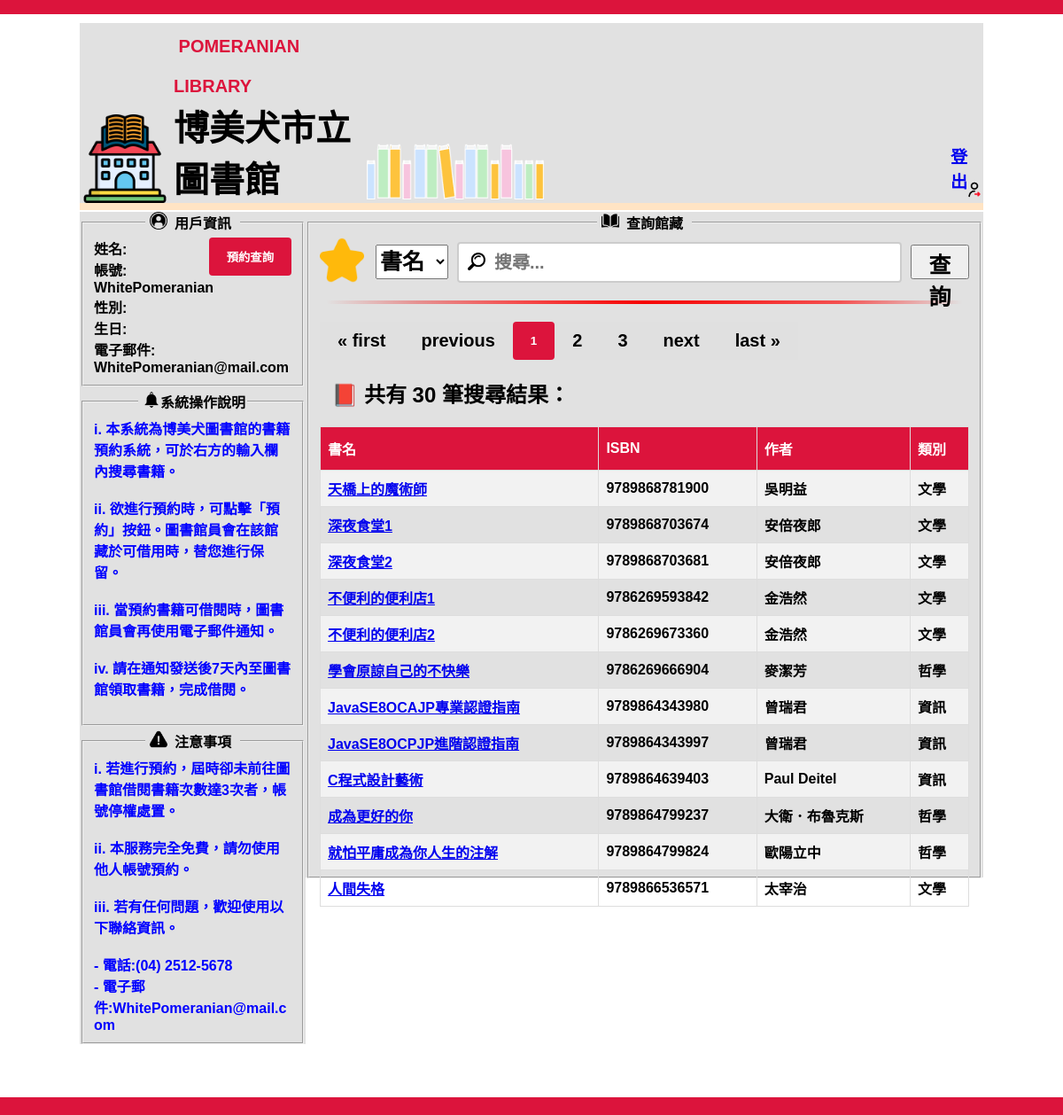
Screenshot of /homepage/ (signed in) with the database file from the repository.
### clients/models.py (models this page shows, shortened)
class Book(models.Model):
    STATUS_CHOICES = [
        ('available', '可預約'),
        ('unavailable', '不可預約'),
    ]
    bname = models.CharField(max_length=50, verbose_name='書名')
    ISBN = models.CharField(max_length=15, verbose_name='ISBN')
    author = models.CharField(max_length=20, verbose_name='作者')
    genre = models.CharField(max_length=10, verbose_name='類別')
    picture = models.ImageField(upload_to='books/',null=True, blank=True)
    status = models.CharField(max_length=20, choices=STATUS_CHOICES, default='available', verbose_name='狀態')

### clients/views.py (the view)
# urls.py: path('homepage/', views.homepage, name='homepage'),
def homepage(request):
    if not request.user.is_authenticated:
        return redirect('sign_in')
    search_type = request.GET.get('searchtype')
    search_query = request.GET.get('search')
    if search_type and search_query:
        if search_type.lower() == 'booktitle':
            search_results = Book.objects.filter(bname__icontains=search_query)
            cache.set('search_results', search_results, 6000)
        elif search_type.lower() == 'author':
            search_results = Book.objects.filter(author__icontains=search_query)
            cache.set('search_results', search_results, 6000)
        elif search_type == 'ISBN':
            search_results = Book.objects.filter(ISBN__icontains=search_query)
            cache.set('search_results', search_results, 6000)
        else:
            search_results = []
    else:
        search_results = cache.get('search_results')
        if search_results is None:
            search_results = Book.objects.all()
    user_profile_id = request.session.get('user_profile_id')
    try:
        user_profile = UserProfile.objects.get(id=user_profile_id)
    except UserProfile.DoesNotExist:
        user_profile = None
    search_results = search_results or []
    paginator = Paginator(search_results, 12)
    page_number = request.GET.get('page')
    page_obj = paginator.get_page(page_number)
    context = {
        'user_profile': user_profile,
        'results': page_obj,
    }
    return render(request, 'homepage.html', context)

### clients/templates/homepage.html (shortened to what this page needs)
<!DOCTYPE html>
<html lang="zh-TW">
<head>
    <link rel="stylesheet" href="/static/homepage.css">
</head>
<body>
    <div class="ceiling">
    </div>
    <div class="main">
        <div class="header">
            <a href="{% url 'homepage' %}"><img class="library" src="/static/library.png" width="100px"></a>
            <h1 class="h1"><span style="color: crimson;">&nbsp;POMERANIAN LIBRARY</span><br>博美犬市立圖書館</h1>
            <img class="bookshelf" src="/static/bookshelf.png" width="200px">
            <a class="a1" href="{% url 'sign_out' %}" role="button">登出<img class="logout" src="/static/logout.png"
                    width="20px"></a>
        </div>
        <hr class="relay">
        <div class="left_content">
            <fieldset>
                <legend><img class="login" src="/static/login.png" width="20px">&thinsp; 用戶資訊 &thinsp;</legend>
                <span>
                    <form action="{% url 'appointment' %}" method="get">
                        <button type="submit" class="appointment">預約查詢</button>
                    </form>
                    姓名: {{ user.last_name }}{{ user.first_name }} <br>
                    帳號: {{ user.username }} <br>
                    性別: {% if user_profile.gender == 'M' %}男{% elif user_profile.gender == 'F' %}女{% endif %} <br>
                    生日: {{ user_profile.birthday }} <br>
                    電子郵件: {{ user.email }}
                </span>
            </fieldset>
            <fieldset style="margin-top: 2%;">
                <legend><img class="notification" src="/static/notification.png" width="20px">系統操作說明</legend>
                <div style="color: blue; font-weight: 600;">
                    <span>
                        i. 本系統為博美犬圖書館的書籍預約系統，可於右方的輸入欄內搜尋書籍。<br><br>
                        ii. 欲進行預約時，可點擊「預約」按鈕。圖書館員會在該館藏於可借用時，替您進行保留。<br><br>
                        iii. 當預約書籍可借閱時，圖書館員會再使用電子郵件通知。<br><br>
                        iv. 請在通知發送後7天內至圖書館領取書籍，完成借閱。<br><br>
                    </span>
                </div>
            </fieldset>
            <fieldset style="margin-top: 2%;">
                <legend><img class="warning" src="/static/warning.png" width="20px">&thinsp; 注意事項 &thinsp;</legend>
                <div style="color: blue; font-weight: 600;">
                    <span>
                        i. 若進行預約，屆時卻未前往圖書館借閱書籍次數達3次者，帳號停權處置。<br><br>
                        ii. 本服務完全免費，請勿使用他人帳號預約。<br><br>
                        iii. 若有任何問題，歡迎使用以下聯絡資訊。<br><br>
                        - 電話:(04) 2512-5678<br>
                        - 電子郵件:WhitePomeranian@mail.c<br>om
                    </span>
                </div>
            </fieldset>
        </div>
        <div class="right_content">
            <fieldset class="searchtype">
                <legend><img class="open-book" src="/static/open-book.png" width="20px">&thinsp; 查詢館藏 &thinsp;</legend>
                <form action="" method="get">
                    <div class="searchtype">
                        <img class="star" src="/static/star.png" width="50px">
                        <select name="searchtype" class="searchtype">
                            <option value="booktitle" selected="selected">書名</option>
                        </select>
                        <input type="text" name="search" placeholder="搜尋..." autocomplete="off" class="searchtype">
                        <button type="submit" class="searchtype">查詢</button>
                    </div>
                </form>
                <hr class="searchtype">
                {% if results %}
                <div class="button-group">
                    {% if results.has_previous %}
                    <a href="?page=1"><button class="button">&laquo; first</button></a>
                    <a href="?page={{ results.previous_page_number }}"><button class="button">previous</button></a>
                    {% else %}
                    <a><button class="button">&laquo; first</button></a>
                    <a><button class="button">previous</button></a>
                    {% endif %}
                    {% for num in results.paginator.page_range %}
                    {% if num == results.number %}
                    <button type="button">{{ num }}</button>
                    {% else %}
                    <a href="?page={{ num }}"><button class="button">{{ num }}</button></a>
                    {% endif %}
                    {% endfor %}
                    {% if results.has_next %}
                    <a href="?page={{ results.next_page_number }}"><button class="button">next</button></a>
                    <a href="?page={{ results.paginator.num_pages }}"><button class="button">last &raquo;</button></a>
                    {% else %}
                    <a><button class="button">next</button></a>
                    <a><button class="button">last &raquo;</button></a>
                    {% endif %}
                </div>
                <h2 class="searchresult">&nbsp; &#128213; 共有 {{ results.paginator.count }} 筆搜尋結果：</h2>
                <table id="books">
                    <tr>
                        <th>書名</th>
                        <th>ISBN</th>
                        <th>作者</th>
                        <th>類別</th>
                    </tr>
                    {% for result in results.object_list %}
                    <tr>
                        <td><a href="bookdetails/{{ result.id }}">{{ result.bname }}</a></td>
                        <td>{{ result.ISBN }}</td>
                        <td>{{ result.author }}</td>
                        <td>{{ result.genre }}</td>
                    </tr>
                    {% endfor %}
                </table>
                {% else %}
                <h2 class="searchresult">&nbsp; &#128213; 0 筆搜尋結果!</h2>
                {% endif %}
            </fieldset>
        </div>
    </div>
    <div class="footer">
    </div>
</body>
</html>

### static/homepage.css (style rules this page uses)
html { background-color: rgb(255,255,255); }
body { margin: 0%; padding: 0%; font-family: Arial, Helvetica, sans-serif; display: flex; flex-direction: column; min-height: 100vh; }
div.ceiling { background-color:crimson; padding: 8px; }
div.main { margin: auto; width: 85%; flex: 1 0 auto; }
div.footer { background-color: crimson; padding: 10px; text-align: center; margin-top: 5%; }
div.header { background-color: rgb(225,225,225); margin-top: 1%; display: flex; align-items: flex-end; }
hr.relay { width: 100%; height: 8px; background-color: bisque; color: bisque; border: none; margin-top: 0%; }
div.right_content { background-color: rgb(225,225,225); width: 75%; margin-top: -0.65%; float: left; height: 751.5px; }
div.right_content fieldset { height: 732.5px; }
div.left_content { background-color: rgb(225,225,225); width: 25%; margin-top: -0.65%; float: left; }
img.library { margin-left: 0.5%; float: left; }
img.bookshelf { margin-left: 1.5%; margin-top: 1.15%; float: left; }
img.login { float: left; margin-left: 3px; }
img.logout { float: right; margin-top: -38%; margin-left: 1%; }
img.open-book { float: left; margin-left: 3px; }
img.notification { float: left; margin-left: 3px; }
img.warning { float: left; margin-left: 3px; }
h1.h1 { color: black; font-weight: bolder; font-size: 40px; margin-top: -3px; margin-left: 6px; float: left; margin-bottom: 0%; }
h1.h1 span { font-size: 20px; }
fieldset span { font-weight: 600; max-width: 10px; overflow-wrap: break-word; }
legend { font-weight: 600; text-align: center; }
a.a1 { font-size: larger; font-weight: 600; margin-left: 45%; margin-bottom: 5px; text-decoration: none; }
div.searchtype { margin-top: 5px; display: flex; justify-content: center; }
img.star { display: block; float: left; margin-right: 13px; margin-top: -5px; }
select.searchtype { display: block; float: left; height: 39px; font-weight: 600; font-size: 25px; margin-top: 2.5px; }
input.searchtype { display: block; float: left; margin-left: 10px; height: 18px; width: 60%; font-weight: 600; font-size: 20px; background-image: url('../static/magnifier.png'); background-size: 20px; background-position: 10px 10px; background-repeat: no-repeat; padding: 12px 20px 12px 40px; border: 2px solid #ccc; border-radius: 4px; }
button.searchtype { display: block; float: left; margin-left: 10px; height: 39px; font-weight: 600; font-size: 25px; margin-top: 2.5px; }
hr.searchtype { height: 4px; background: linear-gradient(to right, transparent 1%, #ed05055c 15%, #fe0000a5 30%, #f60202 50%, #fe0000a5 80%, transparent 99%); border: none; margin: 20px 0; }
#books { font-family: Arial, Helvetica, sans-serif; border-collapse: collapse; width: 100%; border-radius: 2px; }
#books td, #books th { border: 1px solid #ddd; padding: 8px; font-weight: 600; }
#books tr:nth-child(even) { background-color: #f2f2f2; }
#books th { padding-top: 12px; padding-bottom: 12px; text-align: left; background-color: crimson; color: white; }
button[type=button] { background-color: crimson; color: white; padding: 12px 20px; border: none; border-radius: 4px; cursor: pointer; font-weight: 600; }
.button-group { display: flex; }
.button { padding: 10px 20px; background-color: #e0e0e0; border: none; color: #000; cursor: pointer; font-weight: 600; font-size: 20px; }

### clients/templates/homepage.html (style rules this page uses)
button.appointment { background-color: crimson; color: white; padding: 12px 20px; border: none; border-radius: 4px; cursor: pointer; font-weight: 600; float: right; }

### rows the page displays
Book: bname "天橋上的魔術師", ISBN "9789868781900", author "吳明益", genre "文學"
Book: bname "深夜食堂1", ISBN "9789868703674", author "安倍夜郎", genre "文學"
Book: bname "深夜食堂2", ISBN "9789868703681", author "安倍夜郎", genre "文學"
Book: bname "不便利的便利店1", ISBN "9786269593842", author "金浩然", genre "文學"
Book: bname "不便利的便利店2", ISBN "9786269673360", author "金浩然", genre "文學"
Book: bname "學會原諒自己的不快樂", ISBN "9786269666904", author "麥潔芳", genre "哲學"
Book: bname "JavaSE8OCAJP專業認證指南", ISBN "9789864343980", author "曾瑞君", genre "資訊"
Book: bname "JavaSE8OCPJP進階認證指南", ISBN "9789864343997", author "曾瑞君", genre "資訊"
Book: bname "C程式設計藝術", ISBN "9789864639403", author "Paul Deitel", genre "資訊"
Book: bname "成為更好的你", ISBN "9789864799237", author "大衛．布魯克斯", genre "哲學"
Book: bname "就怕平庸成為你人生的注解", ISBN "9789864799824", author "歐陽立中", genre "哲學"
Book: bname "人間失格", ISBN "9789866536571", author "太宰治", genre "文學"

### other values shown
{{ user.username }} "WhitePomeranian"
{{ user.email }} "WhitePomeranian@mail.com"
{{ num }} "1"
{{ num }} "2" "3"
{{ results.paginator.count }} "30"
